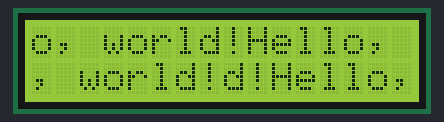
The sketch below on a simulated Arduino Uno, built with avr-gcc and run on an emulated ATmega328P. Parts: 16×2 character LCD.

Above: at 0.43 s.
At 0.79 s:
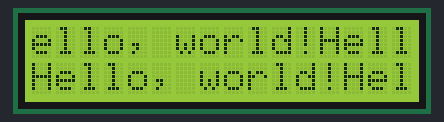
At 1.14 s:
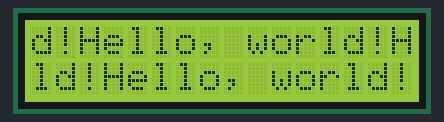
At 1.5 s:
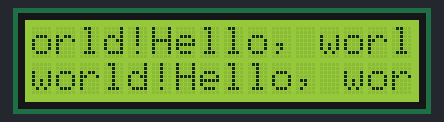
At 2.21 s:
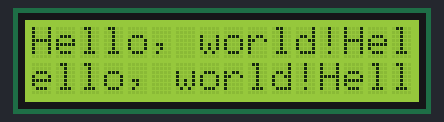
At 2.93 s:
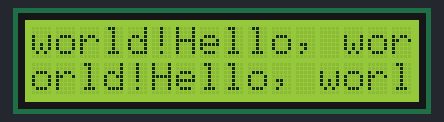

Measured:
- by itself, everything shown: repeats every 2.9 s, in 8 steps

The sketch:

sketch_jul13d.ino
```cpp
#include <Wire.h>
#include <LiquidCrystal_I2C.h>

// Set the LCD address to 0x27 for a 16 chars and 2 line display
LiquidCrystal_I2C lcd(0x27, 16, 2);

void setup()
{
  // initialize the LCD
  lcd.begin(16,2);

  // Turn on the blacklight and print a message.
  lcd.backlight();
  lcd.print("Hello, world!");

}

void loop()
{
  // Do nothing here...
  lcd.backlight();
  lcd.print("Hello, world!Hello, world!Hello, world!Hello, world!Hello, world!Hello, world!Hello, world!Hello, world!Hello, world!Hello, world!Hello, world!Hello, world!Hello, world!Hello, world!Hello, world!");
}
```
